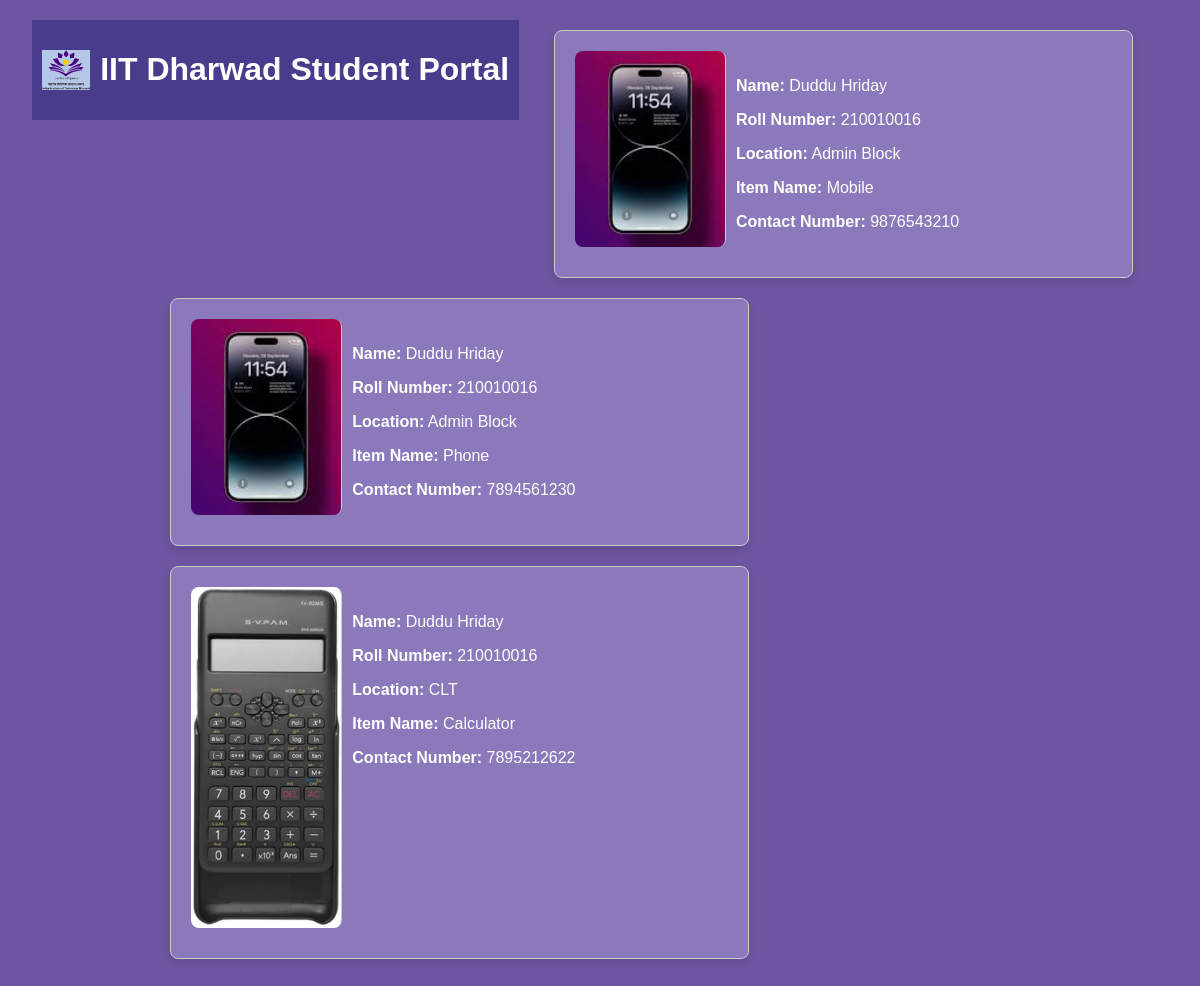
Page /lostitems.php on the committed database.
### tables this page shows
CREATE TABLE `lost_items` (
  `id` int(11) NOT NULL,
  `name` varchar(255) NOT NULL,
  `roll_number` varchar(10) NOT NULL,
  `Location` varchar(255) NOT NULL,
  `item_name` varchar(255) NOT NULL,
  `contact_number` varchar(10) NOT NULL,
  `file` varchar(255) NOT NULL
);

### lostitems.php (the view, shortened to what this page needs)
<!DOCTYPE html>
<html lang="en">
<head>
  <link rel="stylesheet" href="style.css">
</head>
<body>
<a href="home.php" style="text-decoration:none;"><header>
        <div>
            <img src="img/logo.png" alt="IIT Dharwad Logo">
            <h1>IIT Dharwad Student Portal</h1>
        </div>
    </header></a>
  <?php
    $servername = "localhost";
    $username = "root";
    $password = "";
    $dbname = "studentportal";
    $conn = new mysqli($servername, $username, $password, $dbname);
    $sql = "SELECT id, name, roll_number, Location, item_name, contact_number, file FROM lost_items";
    $result = $conn->query($sql);
    if ($result->num_rows > 0) {
        while ($row = $result->fetch_assoc()) {
            ?>
            <div class="card">
                <img src="<?php echo $row['file']; ?>" alt="Lost Item Image">
                <div class="card-content">
                    <p><strong>Name:</strong> <?php echo $row['name']; ?></p>
                    <p><strong>Roll Number:</strong> <?php echo $row['roll_number']; ?></p>
                    <p><strong>Location:</strong> <?php echo $row['Location']; ?></p>
                    <p><strong>Item Name:</strong> <?php echo $row['item_name']; ?></p>
                    <p><strong>Contact Number:</strong> <?php echo $row['contact_number']; ?></p>
                </div>
            </div>
            <?php
        }
    } else {
        echo "No items found in the database.";
    }
  ?>
</body>
</html>

### style.css (style rules this page uses)
body { font-family: 'Arial', sans-serif; margin: 0; padding: 0; background-color: #6d55a1; color: #fff; }
header { background-color: #4a3c8c; color: #fff; padding: 10px; text-align: center; display: flex; align-items: center; justify-content: space-between; animation: fadeInDown 1s ease-in-out; }
header div { display: flex; align-items: center; }
header img { height: 40px; width: auto; margin-right: 10px; }
.card { background-color: #8b79bb; border-radius: 8px; box-shadow: 0 4px 8px rgba(0, 0, 0, 0.1); margin-bottom: 10px; flex: 0 1 calc(48% - 20px); padding: 20px; animation: fadeIn 1s ease-in-out; }
.card img { width: 100%; height:50%; object-fit: cover; border-radius: 8px; margin-bottom: 10px; }

### lostitems.php (style rules this page uses)
body { display: flex; flex-wrap: wrap; justify-content: space-around; align-items: flex-start; padding: 20px; }
.card { width: 500px; margin: 10px; border: 1px solid #ccc; border-radius: 8px; overflow: hidden; display: flex; }
.card img { width: 150px; height: auto; border-right: 1px solid #ccc; }
.card-content { padding: 10px; }

### rows in the picture
lost_items: file (picture), name "Duddu Hriday", roll_number "210010016", Location "Admin Block", item_name "Mobile", contact_number "9876543210"
lost_items: file (picture), name "Duddu Hriday", roll_number "210010016", Location "Admin Block", item_name "Phone", contact_number "7894561230"
lost_items: file (picture), name "Duddu Hriday", roll_number "210010016", Location "CLT", item_name "Calculator", contact_number "7895212622"
